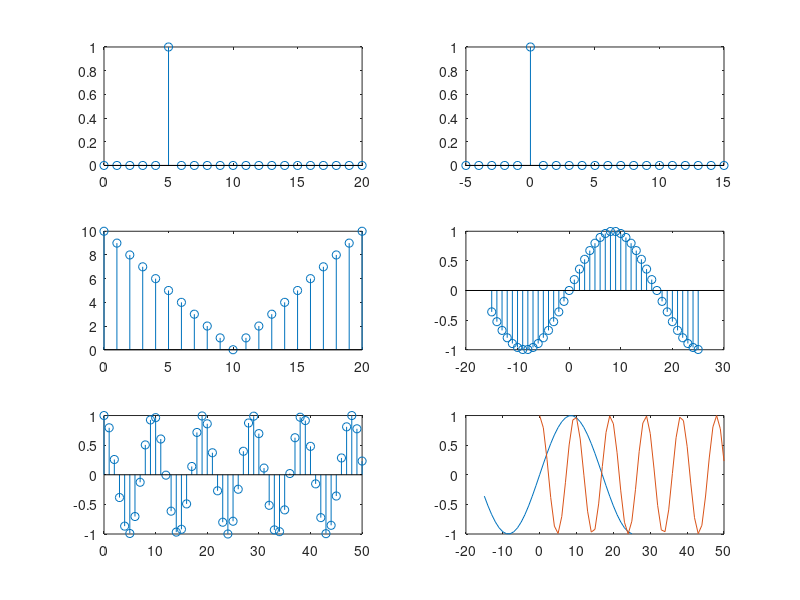

Write the MATLAB code that produced this figure.
%a)
z = zeros(1, 21)
z(6) = 1
n= 0:20
m= -5:15
subplot(3, 2, 1)
stem (n, z)

subplot(3, 2, 2)
stem(m, z)

%b)
t=abs(10-n)
subplot(3, 2, 3)
stem(n, t)

%c)
m= -15:25
x=sin(pi*m/17)
subplot(3, 2, 4)
stem(m, x)

n=0:50
y=cos(pi*n/sqrt(23))
subplot(3, 2, 5)
stem(n, y)

subplot(3, 2, 6)
plot(m, x, n, y)
